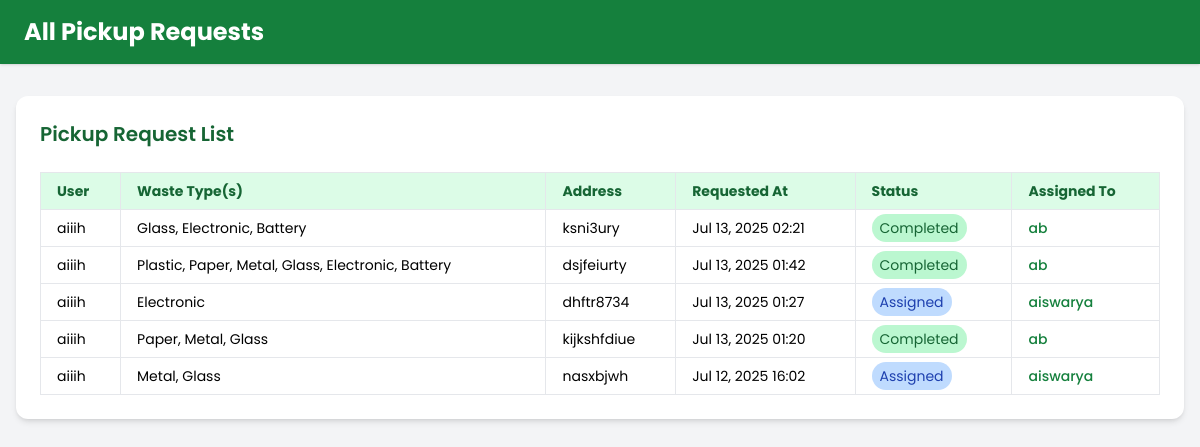
Screenshot of /pickuprequests/ with the database file from the repository.
### EcoSynth/models.py (models this page shows, shortened)
class PickupRequest(models.Model):
    user = models.ForeignKey(uregistration, on_delete=models.CASCADE)
    waste_type = models.CharField(max_length=100)
    address = models.TextField()
    requested_at = models.DateTimeField(auto_now_add=True)
    status = models.CharField(max_length=20, default='Pending')
    assigned_to = models.ForeignKey(pmreg, null=True, blank=True, on_delete=models.SET_NULL)
    points_assigned = models.BooleanField(default=False)

class uregistration(models.Model):
    name = models.CharField(max_length=100)
    age = models.IntegerField()
    email = models.EmailField()  # Add this
    phone = models.CharField(max_length=15)
    address = models.TextField()
    password = models.CharField(max_length=100,)
    profile_pic = models.FileField(upload_to='profile_pics/')
    points = models.IntegerField(default=0)

class pmreg(models.Model):
    name = models.CharField(max_length=100, default='No Name')  # temporarily add default
    age = models.IntegerField()
    email = models.EmailField(unique=True)
    phone = models.CharField(max_length=15, default='')   # ✅ add default
    address = models.TextField(default='')                # ✅ add default
    password = models.CharField(max_length=100, default='default123')
    image = models.FileField(upload_to='images/')

### EcoSynth/views.py (the view)
# urls.py: path('pickuprequests/', views.pickup_requests_view, name='pickuprequests'),
def pickup_requests_view(request):
    pickup_requests = PickupRequest.objects.all().order_by('-requested_at')
    pickupmen = pmreg.objects.all()
    return render(request, 'pickuprequests.html', {
        'pickup_requests': pickup_requests,
        'pickupmen': pickupmen
    })

### EcoSynth/templates/pickuprequests.html (shortened to what this page needs)
{% load static %}
<!DOCTYPE html>
<html lang="en">
<head>
  <script src="https://cdn.tailwindcss.com"></script>
</head>
<body class="bg-gray-100 min-h-screen">
  <header class="bg-green-700 text-white py-4 px-6 shadow">
    <h1 class="text-2xl font-bold">All Pickup Requests</h1>
  </header>
  <div class="max-w-7xl mx-auto mt-8 px-4">
    <div class="bg-white p-6 rounded-xl shadow-md">
      <h2 class="text-xl font-semibold text-green-800 mb-6">Pickup Request List</h2>
      <div class="overflow-x-auto">
        <table class="min-w-full table-auto text-sm text-left border border-gray-300 rounded-lg">
          <thead class="bg-green-100 text-green-800 font-semibold">
            <tr>
              <th class="px-4 py-2 border">User</th>
              <th class="px-4 py-2 border">Waste Type(s)</th>
              <th class="px-4 py-2 border">Address</th>
              <th class="px-4 py-2 border">Requested At</th>
              <th class="px-4 py-2 border">Status</th>
              <th class="px-4 py-2 border">Assigned To</th>
            </tr>
          </thead>
          <tbody>
            {% for request in pickup_requests %}
              <tr class="border-b hover:bg-green-50 transition">
                <td class="px-4 py-2 border">{{ request.user.name }}</td>
                <td class="px-4 py-2 border">{{ request.waste_type }}</td>
                <td class="px-4 py-2 border">{{ request.address }}</td>
                <td class="px-4 py-2 border">{{ request.requested_at|date:"M d, Y H:i" }}</td>
                <td class="px-4 py-2 border">
                  <span class="px-2 py-1 rounded-full
                      {% if request.status == 'Pending' %} bg-yellow-200 text-yellow-800
                      {% elif request.status == 'Completed' %} bg-green-200 text-green-800
                      {% elif request.status == 'Assigned' %} bg-blue-200 text-blue-800
                      {% else %} bg-gray-200 text-gray-800 {% endif %}">
                    {{ request.status }}
                  </span>
                </td>
                <td class="px-4 py-2 border">
                  {% if request.assigned_to %}
                    <span class="text-green-700 font-medium">{{ request.assigned_to.name }}</span>
                  {% endif %}
                </td>
              </tr>
            {% empty %}
              <tr>
                <td colspan="6" class="text-center py-4 text-gray-500 italic">No pickup requests found.</td>
              </tr>
            {% endfor %}
          </tbody>
        </table>
      </div>
    </div>
  </div>
</body>
</html>

### EcoSynth/templates/pickuprequests.html (style rules this page uses)
body { font-family: 'Poppins', sans-serif; }

### rows the page displays
PickupRequest: user.name "aiiih", waste_type "Glass, Electronic, Battery", address "ksni3ury", requested_at "Jul 13, 2025 02:21", status "Completed", assigned_to.name "ab"
PickupRequest: user.name "aiiih", waste_type "Plastic, Paper, Metal, Glass, Electronic, Battery", address "dsjfeiurty", requested_at "Jul 13, 2025 01:42", status "Completed", assigned_to.name "ab"
PickupRequest: user.name "aiiih", waste_type "Electronic", address "dhftr8734", requested_at "Jul 13, 2025 01:27", status "Assigned", assigned_to.name "aiswarya"
PickupRequest: user.name "aiiih", waste_type "Paper, Metal, Glass", address "kijkshfdiue", requested_at "Jul 13, 2025 01:20", status "Completed", assigned_to.name "ab"
PickupRequest: user.name "aiiih", waste_type "Metal, Glass", address "nasxbjwh", requested_at "Jul 12, 2025 16:02", status "Assigned", assigned_to.name "aiswarya"
